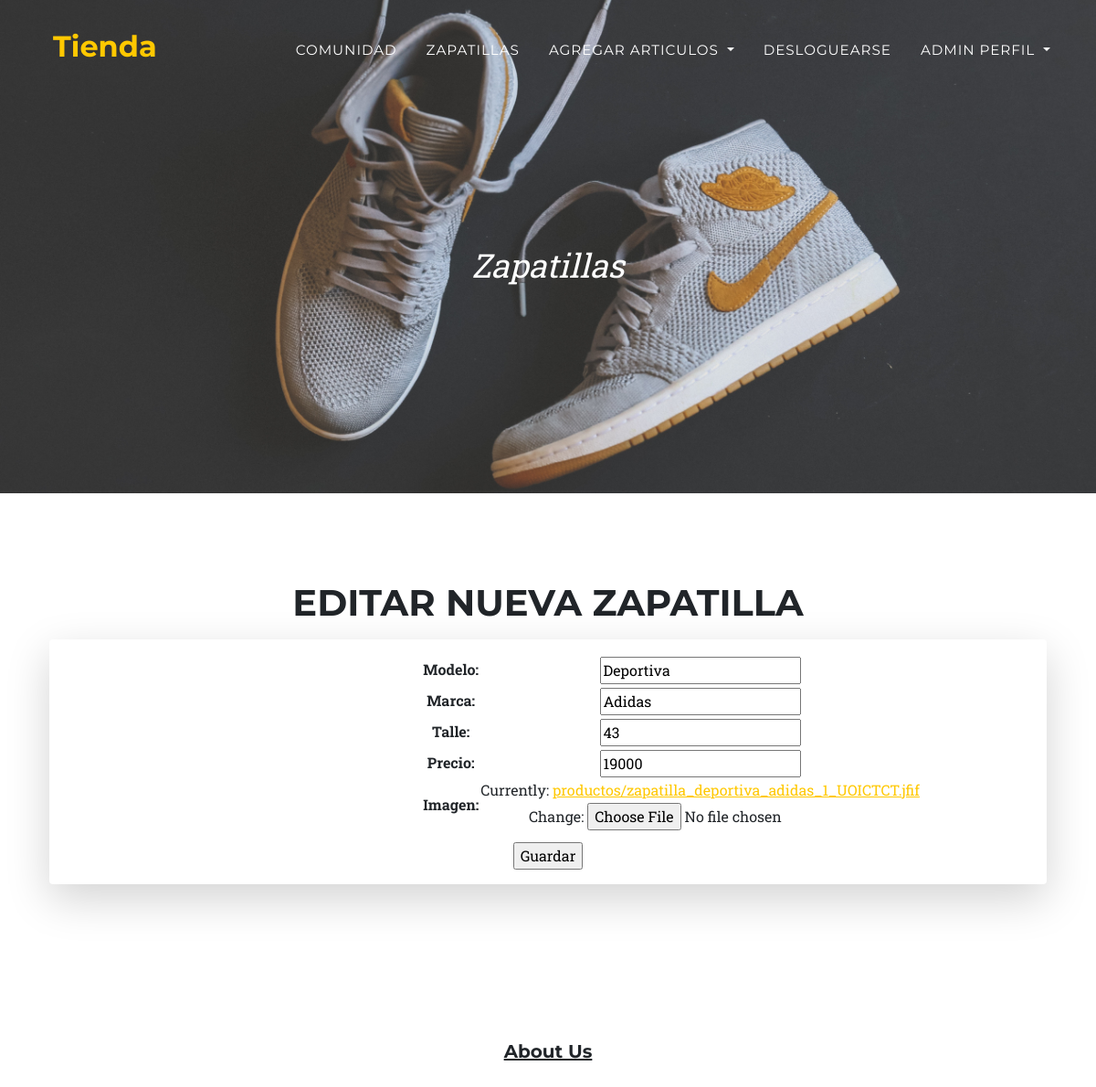
Page /AppTienda/editarZapatilla/22 (signed in) on the earlier database version.
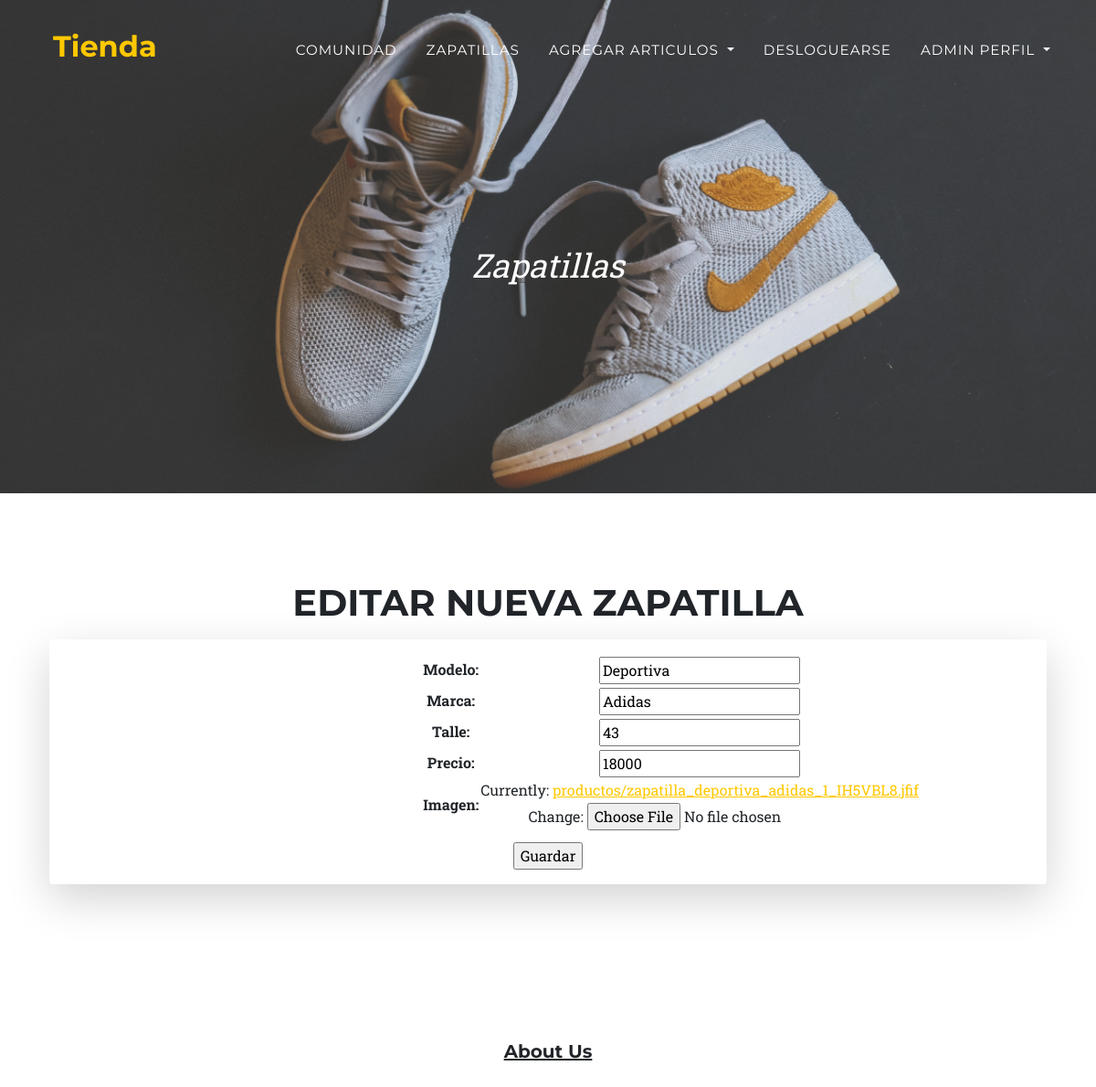
Same page on the later database version.
### AppTienda/models.py (models this page shows, shortened)
class Zapatilla(models.Model):
    modelo=models.CharField(max_length=50)
    marca=models.CharField(max_length=50)
    talle=models.IntegerField()
    precio=models.IntegerField()
    imagen= models.ImageField(upload_to='productos', null=True)
    date= models.DateField(null=True)
    user = models.ForeignKey(User, null=True, on_delete= models.CASCADE)

### AppTienda/views.py (the view)
# urls.py: path('editarZapatilla/<id>', editarZapatilla, name="editarZapatilla"),
@login_required
def editarZapatilla(request, id):
    zapatilla=Zapatilla.objects.get(id=id)
    if request.method=="POST":
        form=ArticuloForm(request.POST, request.FILES)
        if form.is_valid():
            informacion= form.cleaned_data
            zapatilla.modelo=informacion["modelo"]
            zapatilla.marca=informacion["marca"]
            zapatilla.talle=informacion["talle"]
            zapatilla.precio=informacion["precio"]
            zapatilla.imagen=informacion["imagen"]
            zapatilla.date=datetime.now().date()
            zapatilla.save()
            zapatillas=Zapatilla.objects.all()
            return render (request, "AppTienda/leerZapatillas.html", {"zapatillas":zapatillas})
    else:
        form=ArticuloForm(initial={"modelo":zapatilla.modelo, "marca":zapatilla.marca, "talle":zapatilla.talle, "precio":zapatilla.precio, 'imagen':zapatilla.imagen})
        return render(request, "AppTienda/editarZapatilla.html", {"formulario":form, "zapatilla":zapatilla})

### AppTienda/forms.py
class ArticuloForm(forms.Form):
    modelo=forms.CharField(max_length=50)
    marca=forms.CharField(max_length=50)
    talle=forms.IntegerField()
    precio=forms.IntegerField()
    imagen= forms.ImageField(label="Imagen")

### AppTienda/templates/AppTienda/editarZapatilla.html
{% extends "AppTienda/Principal.html" %}
{% load static %}
{% block titulo %}
<div class="container">
    <div class="masthead-subheading">Zapatillas</div>
</div>
{% endblock %}
{% block nombre_formularios %}
<h2 class="section-heading text-uppercase">Editar nueva zapatilla</h2>
{% endblock %}
{% block formularios %}
<form action="{% url 'editarZapatilla' zapatilla.id %}" enctype="multipart/form-data" method="POST"> {% csrf_token %}
    <div class="shadow-lg p-3 mb-5 bg-body rounded">
        <table>
            {{ formulario.as_table  }}
        </table>
        <input type="submit" value="Guardar">
        </div>
</form>
{% endblock %}

Differences in the rows shown:
changed Zapatilla "Deportiva": precio "19000" → "18000"
Other differences:
text no longer shown: "Modelo: Marca: Talle: Precio: Imagen: Currently: productos/zapatilla_deportiva_adidas_1_UOICTCT.jfif Change:"
text now shown: "Modelo: Marca: Talle: Precio: Imagen: Currently: productos/zapatilla_deportiva_adidas_1_IH5VBL8.jfif Change:"
